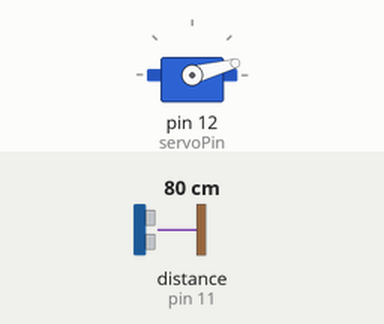
Bench run of a sketch on a simulated Arduino Uno, built with avr-gcc and run on an emulated ATmega328P. Parts: servo. Wiring (inferred from the names in the program): ultrasonic range finder: trigger pin 10; echo pin 11. The inputs (shaded band) are chosen by the test bench; at power-on: distance to the obstacle (sensor on pin 11) 80 cm. The echo pulse lasts 58.3 µs per cm; what the sketch prints to the serial monitor is not drawn.

Above: at 0.01 s.
1.3 s: distance to the obstacle (sensor on pin 11) set to 2 cm
At 2.2 s:
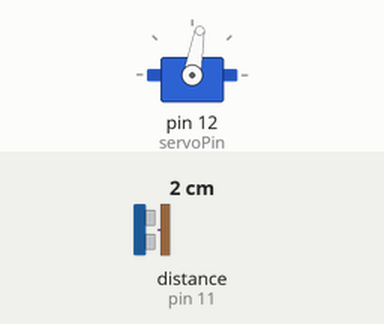
4.3 s: distance to the obstacle (sensor on pin 11) set to 299 cm
At 5.17 s:
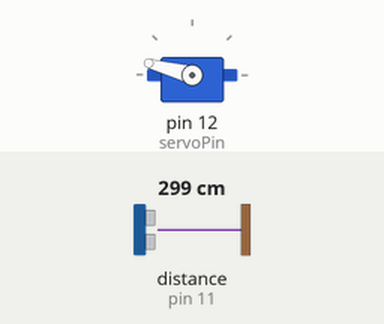
7.3 s: distance to the obstacle (sensor on pin 11) set to 4 cm
At 8.2 s:
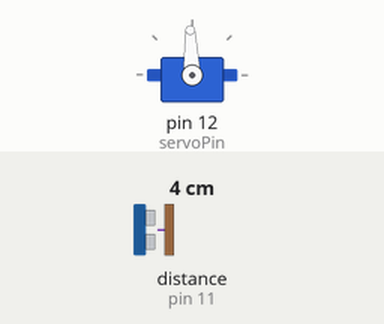
10.3 s: distance to the obstacle (sensor on pin 11) set to 18 cm
Timing chart, 0 to 14.3 s (numbered marks = the images above; inputs shaded):
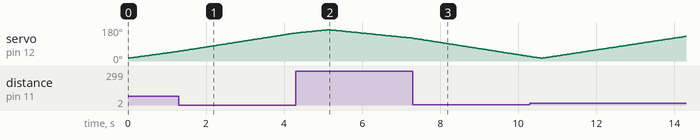

The sketch:

arduino_radar.ino
```cpp
#include <Servo.h> // Servo için Arduino kütüphanesini yüklüyoruz.

// Arduino üzerindeki bağlantılar için pin atamalarını yapıyoruz.
const int trigPin = 10;
const int echoPin = 11;
const int servoPin = 12;

Servo myServo;
long duration;
int distance;

int calculateDistance() {
  digitalWrite(trigPin, LOW); // Pini önce 2 mikrosaniye LOW yapıyoruz.
  delayMicroseconds(2);
  digitalWrite(trigPin, HIGH); // Pini sonra 10 mikrosaniye boyunca HIGH yapıyoruz.
  delayMicroseconds(10);
  digitalWrite(trigPin, LOW);

  duration = pulseIn(echoPin, HIGH);
  distance = duration * 0.034 / 2; // Sesin havadaki hızını gidiş-geliş sürelerini de katarak 2'ye bölüyoruz Yani tek yönlü mesafeyi buluyoruz.
  return distance;
}

void setup() {
  // INPUT ve OUTPUT belirlenir.
  pinMode(trigPin, OUTPUT);
  pinMode(echoPin, INPUT);
  Serial.begin(9600); // Bilgisayarla 9600 baud rate hızında seri haberleşme başlatıyoruz.
  myServo.attach(servoPin);
}

void loop() {
  // 15° ile 165° arası ileri yönde tarama yapmasını sağlıyoruz.
  for (int i = 15; i <= 165; i++) {
    myServo.write(i);
    delay(30); // Motorun belirtilen açıya dönebilmesi için 30 ms bekliyoruz yoksa hatalı sonuç alırız.
    distance = calculateDistance();

    Serial.print(i);
    Serial.print(",");
    Serial.print(distance);
    Serial.print(".");
  }

  // 165° ile 15° arası geri yönde tarama yapmasını sağlıyoruz.
  for (int i = 165; i >= 15; i--) {
    myServo.write(i);
    delay(30); // Motorun belirtilen açıya dönebilmesi için 30 ms bekliyoruz yoksa hatalı sonuç alırız.
    distance = calculateDistance();

    Serial.print(i);
    Serial.print(",");
    Serial.print(distance);
    Serial.print(".");
  }
}
```
